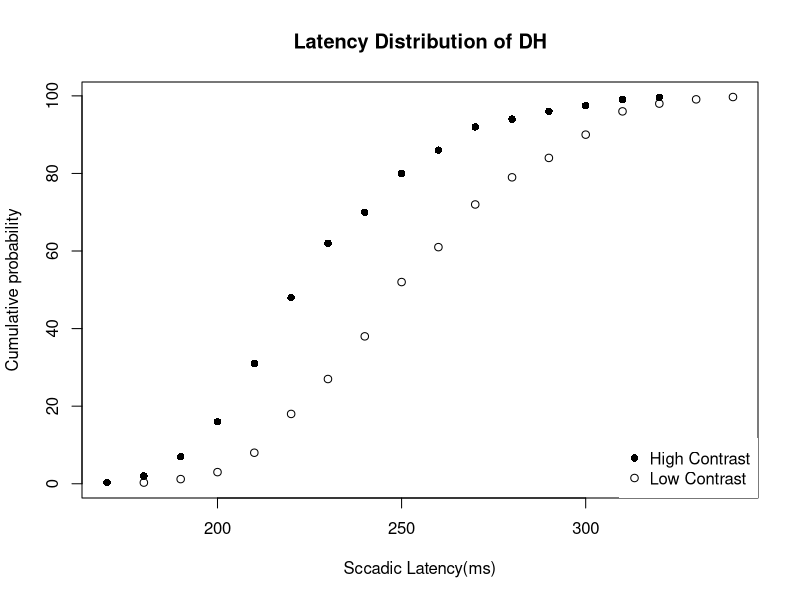
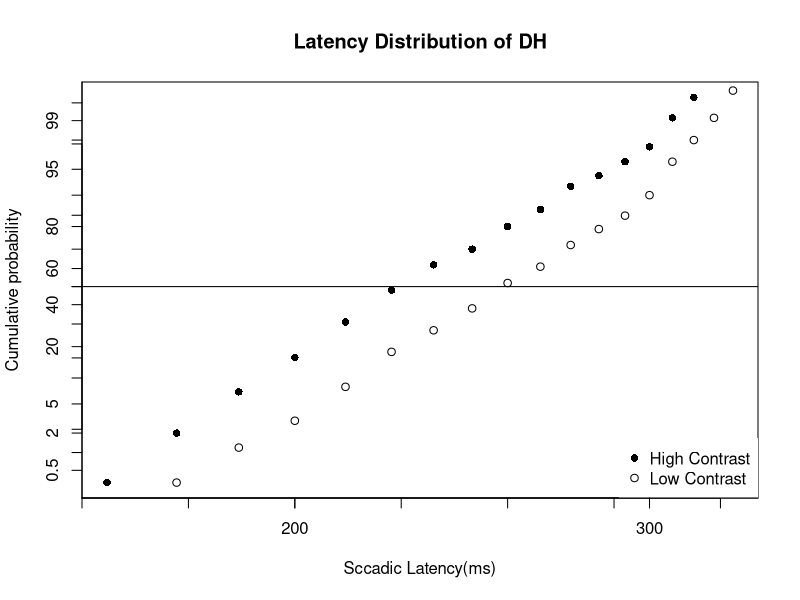
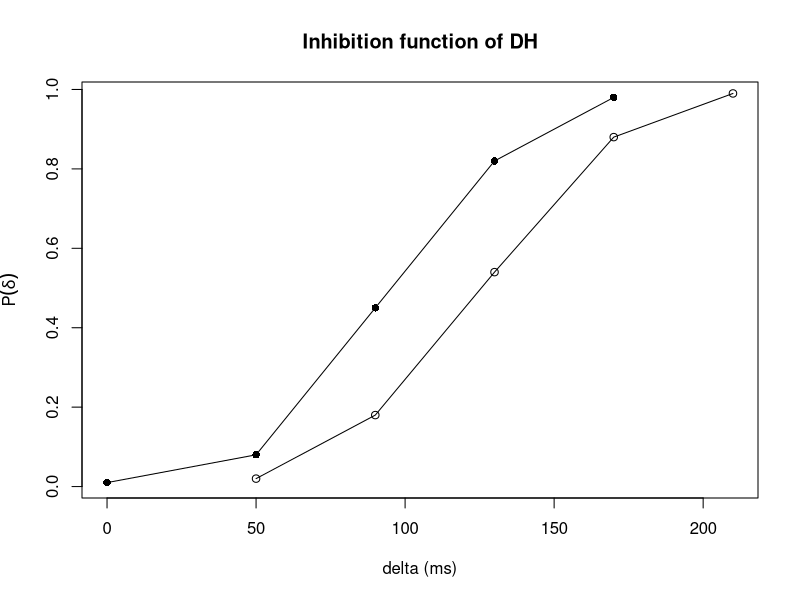
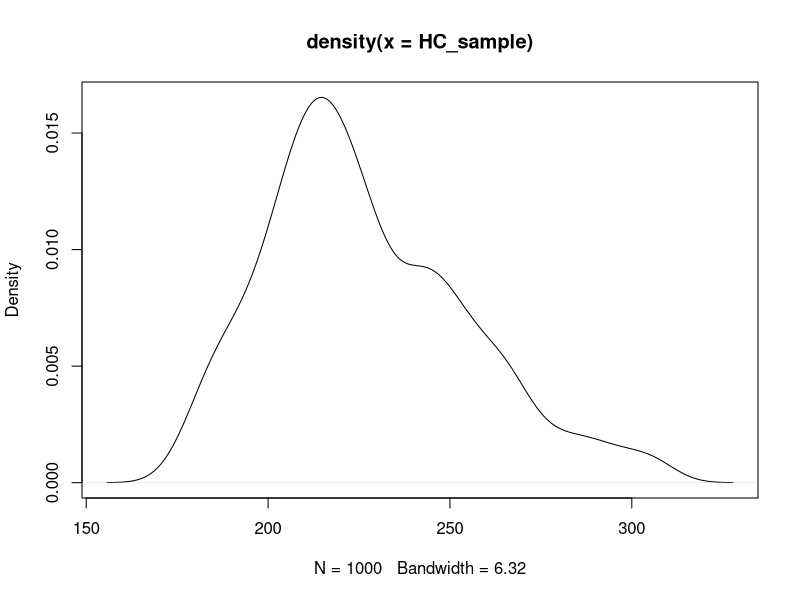

Here is the R script that generated these plots, in order: (Note: this script raises an error after producing the figures.)
################################################################################################ 
# Latency distribution data of DH (read from Fig. 2)
################################################################################################
Time = c(170, 180, 190, 200, 210, 220, 230, 240, 250, 260, 270, 280, 290, 300,  310,  320, 330, 340)
HC   = c(0.3, 2,   7,   16,  31,  48,  62,  70,  80,  86,  92,  94,  96,  97.5, 99.1, 99.6, NA, NA)
LC   = c(NA , 0.3, 1.2, 3,   8,   18,  27,  38,  52,  61,  72,  79,  84,  90,   96,   98,  99.1, 99.7)

## x, y axis labels
x_ticks = c(150, 200, 300, 500, 1000)
y_ticks = c(0.1,0.5,1,2,5,10,20,30,40,50,60,70,80,90,95,98,99,99.5,99.9)


################################################################################################
# Latency distribution plot in original scale
################################################################################################
plot(Time, HC, pch=16, main="Latency Distribution of DH", xlab="Sccadic Latency(ms)", ylab="Cumulative probability")
points(Time, LC, pch=1)
legend("bottomright", legend=c("High Contrast", "Low Contrast"),
       pch=c(16,1), box.lty=0)


################################################################################################
# Reciprobit plot of Latency distribution (replication of Fig. 2)
################################################################################################
invTime   = 1/Time ## transfrom x axis into reciprocal scale
HC_probit = qnorm(HC/100); LC_probit = qnorm(LC/100) ## transfrom y axis into probit scale

## High contrast plot (without x/y labels)
plot(invTime, HC_probit, 
     xlim=rev(range(invTime)), pch=16, labels = FALSE,  ## plz ignore warnings... it's due to labels=FALSE here
     main="Latency Distribution of DH", xlab="Sccadic Latency(ms)", ylab="Cumulative probability")

## Low contrast plot
points(invTime, LC_probit, xlim=rev(range(1/Time)), pch=1)
legend("bottomright", legend=c("High Contrast", "Low Contrast"),
       pch=c(16,1), box.lty=0)

## Add median line / labels
abline(h=qnorm(50/100)) # add median line
axis(1, at = 1/x_ticks, labels=x_ticks, tick=T) # add x labels
axis(2, at = qnorm(y_ticks/100), labels = y_ticks, tick=T) # add y labels


################################################################################################ 
# Inhibition function data of DH (read from Fig. 3)
################################################################################################
Delta      = c(0,   50,  90,  130, 170, 210)
HC_inhibit = c(.01, .08, .45, .82, .98, NA)
LC_inhibit = c(NA,  .02, .18, .54, .88, .99)


################################################################################################
# Inhibition function distribution plot (w/o error bars)
################################################################################################
plot(Delta, HC_inhibit, pch=16, 
     main="Inhibition function of DH", xlab=paste(expression(delta), "(ms)"), ylab=expression(P(delta)))
lines(Delta, HC_inhibit)
points(Delta, LC_inhibit, pch=1)
lines(Delta, LC_inhibit)


################################################################################################
# Approximation of original data
################################################################################################

## 
cdf_HC = approxfun(Time, HC/100, method="linear", rule=2)
inv_cdf_HC = function(y){uniroot(function(x){cdf_HC(x)-y},interval=c(150,350))$root}
inv_cdf_HC = Vectorize(inv_cdf_HC)

X = runif(1000,0.01,0.99)
HC_sample = inv_cdf_HC(X)
mean(HC_sample)
plot(density(HC_sample))

polygon(c( x[x>=1250], 1250 ),  c(y[x>=1250],0 ), col="red")


##
cdf_HC_inhibit = approxfun(Delta, HC_inhibit, method="linear", rule=2)
inv_cdf_HC_inhibit = function(y){uniroot(function(x){cdf_HC_inhibit(x)-y},interval=c(0,250))$root}
inv_cdf_HC_inhibit = Vectorize(inv_cdf_HC_inhibit)

cdf_HC_inhibit(150)
inv_cdf_HC_inhibit(0.97)

supp = seq(0.01, 0.97, length=1e4)
plot(supp, inv_cdf_HC_inhibit(supp))
inv_cdf_HC(0.4)

X = runif(1000,0.01,0.97)
HC_inhibit_sample = inv_cdf_HC_inhibit(X)
mean(HC_inhibit_sample)



################################################################################################
# SSRT estimates
################################################################################################

## Method 1. integration

dens_function = approxfun(density(HC_sample)$x, density(HC_sample)$y, method="linear", rule=2)

Delta      = c(0,   50,  90,  130, 170, 210)
HC_inhibit = c(.01, .08, .45, .82, .98, NA)
LC_inhibit = c(NA,  .02, .18, .54, .88, .99)

dens_fun = dens_function
obj = HC_inhibit
SSRT_estimate_loss_func = function(SSRT_hat, dens_fun, obj){
  integrated_val = vector(length=6)
  for (i in 1:6){
    lower_lim = 0
    upper_lim = Delta[i] + SSRT_hat 
    integrated_val[i] = integrate(dens_fun, lower_lim, upper_lim)$value
  }
  return(sum((obj-integrated_val)^2, na.rm=T))  ## SSE
}

optimize(SSRT_estimate_loss_func, interval=c(50,200), dens_fun=dens_function, obj=HC_inhibit)

Delta      = c(0,   50,  90,  130, 170, 210)
HC_inhibit = c(.01, .08, .45, .82, .98, NA)
LC_inhibit = c(NA,  .02, .18, .54, .88, .99)



## Method 2. difference of means
mean(HC_sample) - mean(HC_inhibit_sample) 
mean(LC_sample) - mean(LC_inhibit_sample)


################################################################################################
# Approximation of original data
################################################################################################

## read from Table 3
mu_go_hc      = 6.11
mu_stop_hc    = 13.8
sigma_go_hc   = 1.05
sigma_stop_hc = 3.0
mu_go_lc      = 5.27
mu_stop_lc    = 14.8
sigma_go_lc   = 0.88
sigma_stop_lc = 3.2



##
tau = 60
mu = 6
sigma = 1
theta = 1
trials = 2048


simul_control_trial = function(par, tau=60, theta=1, trials=2048, iter_max=200){
  mu = par[1]; sigma = par[2]
  activ_level = vector(length=trials)
  rt_result   = vector(length=trials)
  for (time in 1:iter_max){
    activ_level = activ_level + 0.01 * rnorm(trials, mean=mu, sd=sigma) ## accumulation of act. level
    rt_result[activ_level>theta] = tau + 10*time  ## unit : ms
    activ_level[activ_level>theta] = -Inf
  }
  return(rt_result)
}


##
Kolmo_Smir_loss_between_simul_and_observed = function(par, observed){
  simul_res = simul_control_trial(par) ## save the simulated data from given parameters
  ecdf_simul = ecdf(simul_res) ## empricial cdf from the simulated result
  sum(abs(ecdf_simul(Time)-observed/100), na.rm=T)
}

Kolmo_Smir_loss_between_simul_and_observed(c(6,1), HC)

optim(par=c(6,1), Kolmo_Smir_loss_between_simul_and_observed, observed=LC)




simul_res = simul_control_trial(c(6,1)) ## 
plot(density(simul_res, bw=4))
plot(ecdf(simul_res), verticals=TRUE, do.points=T)
ecdf_simul = ecdf(simul_res)


invTime   = 1/Time ## transfrom x axis into reciprocal scale
HC_probit = qnorm(HC/100); LC_probit = qnorm(LC/100) ## transfrom y axis into probit scale

simul_probit = qnorm(ecdf_simul(Time))
plot(invTime, simul_probit, 
     xlim=rev(range(invTime)), pch=16, labels = FALSE,  ## plz ignore warnings... it's due to labels=FALSE here
     main="Latency Distribution of DH", xlab="Sccadic Latency(ms)", ylab="Cumulative probability")
abline(h=qnorm(50/100)) # add median line
axis(1, at = 1/x_ticks, labels=x_ticks, tick=T) # add x labels
axis(2, at = qnorm(y_ticks/100), labels = y_ticks, tick=T) # add y labels

## High contrast plot (without x/y labels)
plot(invTime, HC_probit, 
     xlim=rev(range(invTime)), pch=16, labels = FALSE,  ## plz ignore warnings... it's due to labels=FALSE here
     main="Latency Distribution of DH", xlab="Sccadic Latency(ms)", ylab="Cumulative probability")

## Low contrast plot
points(invTime, LC_probit, xlim=rev(range(1/Time)), pch=1)
legend("bottomright", legend=c("High Contrast", "Low Contrast"),
       pch=c(16,1), box.lty=0)

## Add median line / labels
abline(h=qnorm(50/100)) # add median line
axis(1, at = 1/x_ticks, labels=x_ticks, tick=T) # add x labels
axis(2, at = qnorm(y_ticks/100), labels = y_ticks, tick=T) # add y labels

